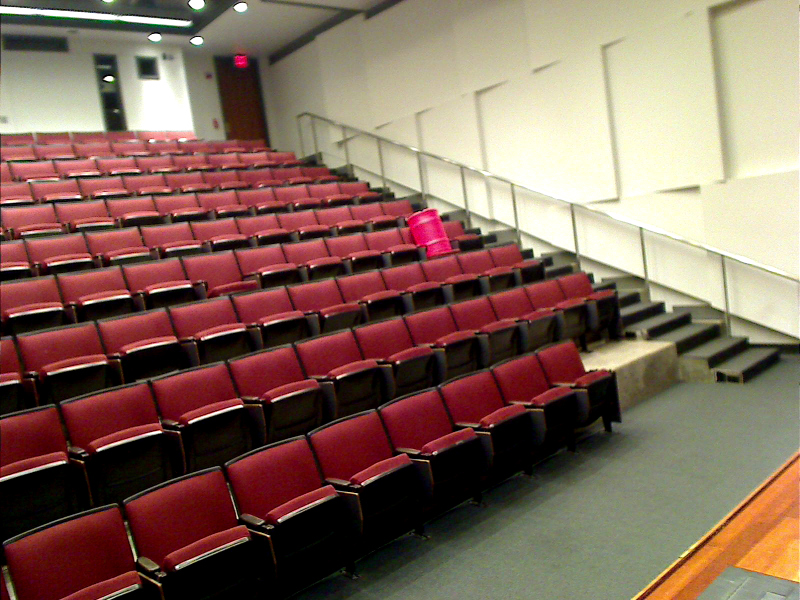
%> input picture data/train_set/img91.png, 1600 x 1200 px (shown at 1/2 size)
$ octave boxingout.m   (GNU Octave 9; MATLAB toolbox functions it lacks are replaced by stand-ins)
%> lines starting %> are read from the running program, lines starting %| are printed output that depends on the picture; in (x1, y1, x2, y2) boxes, pixels count from 0 and x2, y2 are one past the last pixel; in counts of white or black regions, pixels touching at a corner belong together; the program's own positions count from 1
### code/drawrect.m
function mask=drawrect(x,y,xlen,ylen,angle)
    angle=angle*pi/180;
    rotmat=[cos(angle) -sin(angle); sin(angle) cos(angle)];
    xcoor=[-xlen/2 xlen/2 xlen/2 -xlen/2];
    coorx=[round(-xlen/2):1:round(xlen/2)];
    coory=[round(-ylen/2):1:round(ylen/2)];
    coord=[coorx;coory];
    rotcoord=rotmat*coord;
    rotcoord=rotcoord+[x;y];
    mask=int(rotcoord);
    ycoor=[-ylen/2 -ylen/2 ylen/2 ylen/2];
    coor=[xcoor;ycoor];
    rotcoor=rotmat*coor;
    rotx=rotcoor(1,:);
    roty=rotcoor(2,:);
    rotx = ceil(rotx+x);
    roty =ceil(roty+y);
    rotx =[rotx rotx(1)];
    roty =[roty roty(1)];
    plot(rotx,roty,'EdgeColor','g','LineWidth',2);
end

### code/boxingout.m
%%
meanfx=5.5114;
meanfy=8.4864;
%% Input image and histeq
%I=imread('../calibration_set/Image-10m.png');
I=imread('../color_train/img91.png');
%> I is the input picture: size 1200x1600x3 uint8; mean R, G, B 131.9, 104.2, 90.7
I=imresize(I,[300 400]);
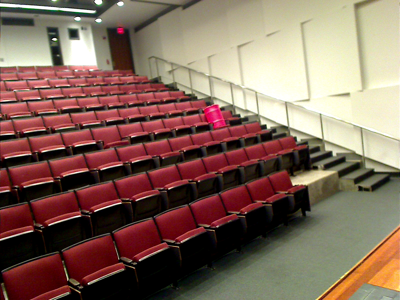
%> I: size 300x400x3 uint8; mean R, G, B 131.9, 104.3, 90.7
%I=double(I);
%I=I/255;
%[Irgb Ihsv]=histo_equalize(I);
Ihsv=rgb2hsv(I);
%> Ihsv: size 300x400x3 double; mean H, S, V 0.308, 0.396, 0.523
mtmp=mean(mean(Ihsv(:,:,3)))
%> mtmp = 0.523
Ihsv(:,:,3)=imadjust(Ihsv(:,:,3),[0 mtmp],[mtmp 1]);
%> Ihsv: size 300x400x3 double; mean H, S, V 0.308, 0.396, 0.885
%Ihsv(:,:,3)=adapthisteq(Ihsv(:,:,3));
Irgb=hsv2rgb(Ihsv);
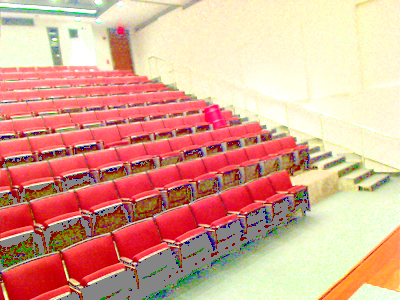
%> Irgb: size 300x400x3 double; mean R, G, B 0.865, 0.655, 0.57
Irgb(:,:,1)=adapthisteq(Irgb(:,:,1));
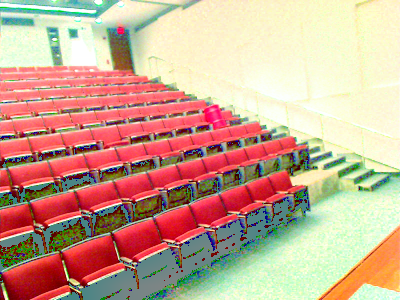
%> Irgb: size 300x400x3 double; mean R, G, B 0.798, 0.655, 0.57
imsz=numel(I(:,:,1));
%> imsz = 120000
% [5 lines of commented-out code are left out]
Ir=reshape(Irgb(:,:,1),1,imsz);
Ig=reshape(Irgb(:,:,2),1,imsz);
Ib=reshape(Irgb(:,:,3),1,imsz);
Ivec=[Ir;Ig;Ib];
%Ivec=double(Ivec);
d=size(Ivec,1);
%> d = 3
%% Use K-Means on equalized image
K=5; % #clusters
% Initialize the mean vectors
meanvec=rand(d,K);
% RGB space initialization values between 0-1
meanvec(:,1)=[1; 0.0337; 0.1880]; %Barrel Color
%meanvec(:,1)= [250.5631;   1;   40.3059]; %Barrel Color
meanvec(:,2)=[0.6;0.0;0.2]; %Black
meanvec(:,3)=[1;    0.357;    0.4]; %Blue
%meanvec(:,4)=[0.9869; 0.9704; 0.912]; %Chair Red
%meanvec(:,5)=[ 0.770;0.1354;0.0510]; %Brown
% Assign Clusters
distmat=zeros(1,size(Ivec,2));
thresh=0.01;
idx=zeros(1,size(Ivec,2));
for j=1:100
    for i=1:K
        tmp=bsxfun(@minus,Ivec,meanvec(:,i));
        distmat(i,:)=sum(tmp.*tmp,1);
    end
    pidx=idx;
    [val idx]=min(distmat,[],1);
    % Compute new mean vectors
    for i=1:K
        tmp=Ivec(:,idx==i);
        meanvec(:,i)=mean(tmp,2);
    end
    if (meanvec(1,1)<0.9 || meanvec(2,1)>0.2)
        meanvec(:,1)=[0.9054; 0.0337; 0.1880];
    end
    if (meanvec(1,2)>0.7 || meanvec(2,2)>0.3)
        meanvec(:,2)=[0.6; 0.0337; 0.1880];
    end
    if (meanvec(1,3)<0.9 || meanvec(2,3)<0.3 || meanvec(2,3)>0.5 || meanvec(3,3)<0.3 || meanvec(3,3)>0.5)
        meanvec(:,3)=[1; 0.337; 0.4];
    end
    if (sum(find(idx-pidx))<500)
        fprintf('Kmeans convergence achieved %d\n',j);
        break;
    end
end
%> after the loop, meanvec = [0.905 0.381 0.979 0.945 0.436; 0.0337 0.223 0.442 0.964 0.592; 0.188 0.139 0.419 0.82 0.521]
%% Color segment based on mean vector
for i=1:K
    tmp=bsxfun(@minus,Ivec,meanvec(:,i));
    distmat(i,:)=sum(tmp.*tmp,1);
end
tmp=distmat(1,:);
    if (mtmp>0.5)
        tmp(tmp>thresh)=1000;
    else
        tmp(tmp>0.05)=1000;
    end
[val idx]=min(distmat,[],1);
matidx=reshape(idx,size(I,1),size(I,2));
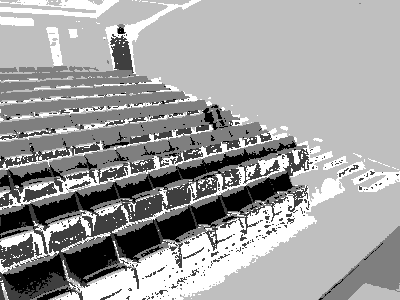
%> matidx: size 300x400 double; min 1, max 5, mean 3.51; drawn with min black and max white
matidx3=matidx;
matidx3(matidx3~=3)=0;
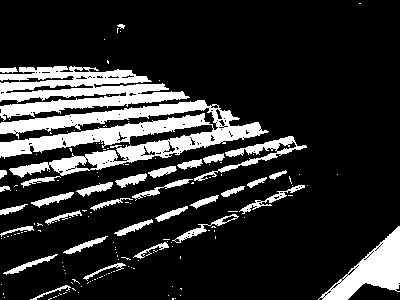
%> matidx3: size 300x400 double; values 0 (black) and 3 (white), 18.2% white; 150 white regions (117 under 20 px), largest, box (x1, y1, x2, y2) and area: (0, 100, 269, 178) 8620, (0, 66, 190, 121) 5217, (318, 226, 400, 300) 2422
matidx3(matidx3==3)=1;
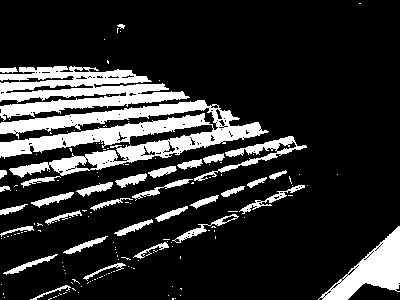
%> matidx3: size 300x400 double; values 0 (black) and 1 (white), 18.2% white; 150 white regions (117 under 20 px), largest, box (x1, y1, x2, y2) and area: (0, 100, 269, 178) 8620, (0, 66, 190, 121) 5217, (318, 226, 400, 300) 2422
matidx(matidx~=1)=0;
%> matidx: size 300x400 double; values 0 (black) and 1 (white), 9.1% white; 195 white regions (166 under 20 px), largest, box (x1, y1, x2, y2) and area: (63, 236, 125, 283) 1376, (149, 141, 296, 189) 1198, (221, 172, 293, 213) 1104
imshow(Irgb);
figure,imshow(matidx);
%%
% remove all object containing fewer than 30 pixels
bw = bwareaopen(matidx,10);
% fill a gap in the pen's cap
se = strel('disk',5);
se2 = strel('disk',2);
bw = imclose(bw,se);
%> bw: size 300x400 logical; 10.8% white; 13 white regions (4 under 20 px), largest, box (x1, y1, x2, y2) and area: (3, 172, 293, 300) 7283, (0, 141, 296, 239) 4186, (0, 165, 65, 190) 577
bw = imopen(bw,se2);
%> bw: size 300x400 logical; 10.5% white; 10 white regions, largest, box (x1, y1, x2, y2) and area: (4, 173, 293, 300) 7231, (0, 144, 285, 239) 4098, (0, 166, 63, 189) 559
% fill any holes, so that regionprops can be used to estimate
% the area enclosed by each of the boundaries
bw = bwareaopen(bw,100);
%> bw: size 300x400 logical; 10.2% white; 4 white regions, box (x1, y1, x2, y2) and area: (4, 173, 293, 300) 7231, (0, 144, 285, 239) 4098, (0, 166, 63, 189) 559, (203, 105, 226, 130) 322
bw = imfill(bw,'holes');
figure,imshow(bw)


%%
% remove all object containing fewer than 30 pixels
bw3 = bwareaopen(matidx3,10);
% fill a gap in the pen's cap
se = strel('disk',5);
se2 = strel('disk',5);
bw3 = imclose(bw3,se);
%> bw3: size 300x400 logical; 23.7% white; 12 white regions, largest, box (x1, y1, x2, y2) and area: (0, 66, 307, 211) 22671, (318, 226, 400, 300) 2510, (133, 185, 305, 259) 1052
bw3 = imopen(bw3,se2);
%> bw3: size 300x400 logical; 19.3% white; 3 white regions, box (x1, y1, x2, y2) and area: (0, 66, 297, 186) 20652, (320, 227, 400, 300) 2492, (228, 211, 237, 220) 69
% fill any holes, so that regionprops can be used to estimate
% the area enclosed by each of the boundaries
bw3 = bwareaopen(bw3,100);
%> bw3: size 300x400 logical; 19.3% white; 2 white regions, box (x1, y1, x2, y2) and area: (0, 66, 297, 186) 20652, (320, 227, 400, 300) 2492
bw3 = imfill(bw3,'holes');
%> bw3: size 300x400 logical; 19.3% white; 2 white regions
figure,imshow(bw3)
%%
[B,L] = bwboundaries(bw,'noholes');
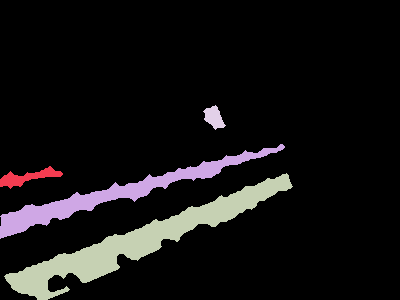
%> L: size 300x400 double; 5 distinct labels, from 0 to 4; one colour per label, 0 black
%> B = 4 boundaries; box (x1, y1, x2, y2) and points: (4, 173, 293, 300) 668, (0, 144, 285, 239) 599, (0, 166, 63, 189) 134, (203, 105, 226, 130) 63
stats=regionprops(L,'Centroid','Area','BoundingBox','Perimeter','Orientation');
%> stats = 4 regions; box (x1, y1, x2, y2), Area, Centroid, Orientation and Perimeter: (4, 173, 293, 300) 7231 [140.1 241.5] 21.39 752.8, (0, 144, 285, 239) 4098 [117 194.2] 15.58 661.4, (0, 166, 63, 189) 559 [28.3 177.9] 10.49 148.3, (203, 105, 226, 130) 322 [214.6 118.1] -56.2 71.84
%> the run ends on the next line
prevarea=-1;
area=-2;
figure,imshow(bw);
for k = 1:length(B)
  area = stats(k).Area;
  % compute the roundness metric
  centro=stats(k).Centroid;
  perimeter=stats(k).Perimeter;
  metric = 4*pi*area/perimeter^2;
  rect1 = stats(k).BoundingBox;
  orient1=stats(k).Orientation;
  hold on
  mask=drawrect(centro(1),centro(2),rect1(3),rect1(4),orient1);

$ run again, with data/calibration_set/Image-10m.png copied over data/train_set/img91.png
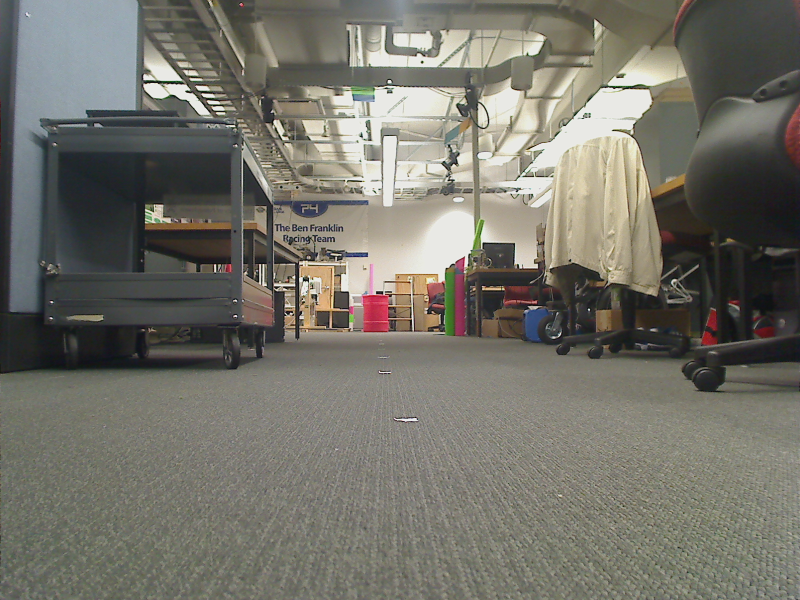
%> input picture data/calibration_set/Image-10m.png, 1600 x 1200 px (shown at 1/2 size)
%> I is the input picture: size 1200x1600x3 uint8; mean R, G, B 116.4, 114.7, 105.8
%> I: size 300x400x3 uint8
%> mtmp = 0.467
%> imsz = 120000
%> after the loop `for j=1:100`: meanvec = [0.905 NaN 1 0.931 0.432; 0.0337 NaN 0.337 0.96 0.686; 0.188 NaN 0.4 0.879 0.664]
%> `matidx3(matidx3==3)=1;`:
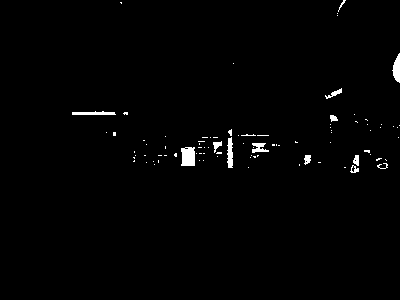
%> matidx3: size 300x400 double; values 0 (black) and 1 (white), 1.1% white; 89 white regions (76 under 20 px), largest, box (x1, y1, x2, y2) and area: (181, 147, 195, 166) 244, (392, 53, 400, 83) 155, (227, 137, 233, 168) 145
%> L: size 300x400 double; every value is 0
%> B = {}
%> stats = 0 regions
%> after the loop `for k = 1:length(B)`: prevarea = -1
%> L3: size 300x400 double; 5 distinct labels, from 0 to 4
%> B3 = 4 boundaries; box (x1, y1, x2, y2) and points: (214, 141, 233, 156) 54, (179, 147, 195, 166) 53, (393, 58, 400, 82) 51, (252, 135, 266, 152) 49
%> stats3 = 4 regions; box (x1, y1, x2, y2), Area, Centroid and Perimeter: (179, 147, 195, 166) 255 [188.4 156.9] 55.83, (214, 141, 233, 156) 243 [224.5 148.6] 55.53, (252, 135, 266, 152) 210 [259.5 144.3] 50.21, (393, 58, 400, 82) 141 [397.4 70.5] 51.13
%> the loop `for k = 1:length(B3)` made 4 passes
%> `plot(centrofin(1), centrofin(2), 'oy','MarkerFaceColor','y', 'MarkerSi..`:
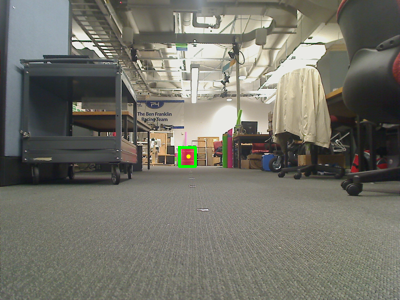
%> figure redrawn from the program's plot data

$ run again, with data/train_set/img1.png copied over data/train_set/img91.png
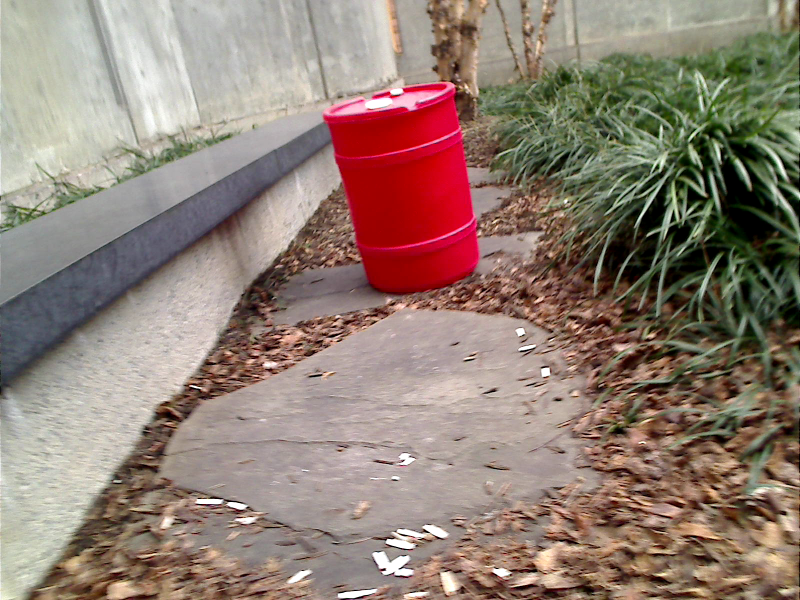
%> input picture data/train_set/img1.png, 1600 x 1200 px (shown at 1/2 size)
%> I is the input picture: size 1200x1600x3 uint8; mean R, G, B 145.4, 127.2, 115.9
%> I: size 300x400x3 uint8
%> mtmp = 0.582
%> imsz = 120000
%> after the loop `for j=1:100`: meanvec = [0.991 0.6 0.923 0.965 0.594; 0.00214 0.0337 0.484 0.921 0.72; 0.0763 0.188 0.465 0.857 0.548]
%> `matidx3(matidx3==3)=1;`:
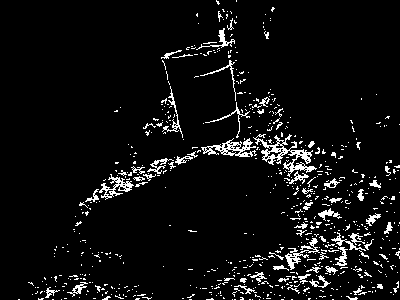
%> matidx3: size 300x400 double; values 0 (black) and 1 (white), 6% white in thin lines or dots
%> `bw3 = bwareaopen(bw3,100);`:
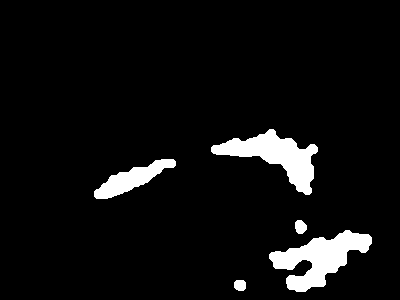
%> bw3: size 300x400 logical; 6% white; 5 white regions, box (x1, y1, x2, y2) and area: (269, 230, 372, 292) 2960, (211, 129, 318, 195) 2728, (94, 159, 176, 199) 1313, (295, 220, 307, 234) 132, (234, 280, 246, 291) 116
%> L: size 300x400 double; values 0 (black) and 1 (white), 4.8% white; 1 white region
%> B = 1 boundary; box (x1, y1, x2, y2) and points: (163, 42, 239, 146) 287
%> stats = 1 region; box (x1, y1, x2, y2), Area, Centroid, Orientation and Perimeter: (163, 42, 239, 146) 5738 [204.9 95.3] -81.03 301.6

$ run again, with data/train_set/img107.png copied over data/train_set/img91.png
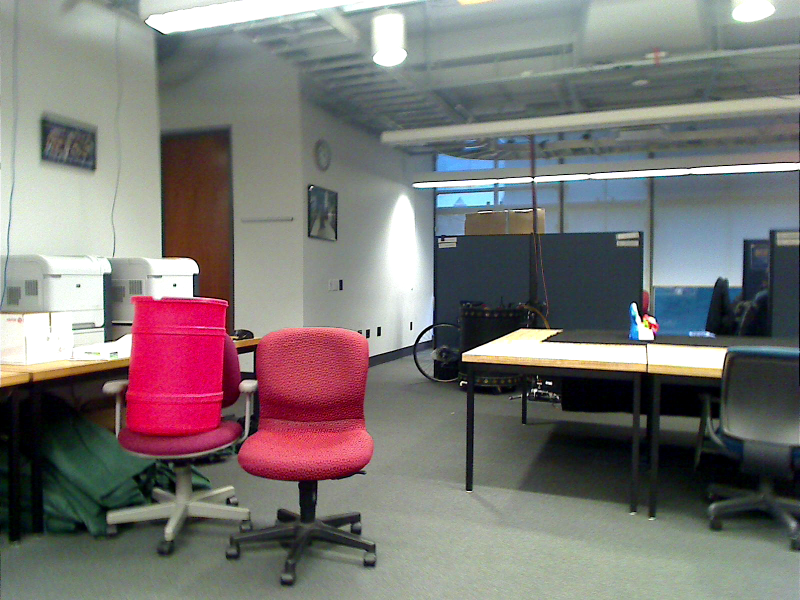
%> input picture data/train_set/img107.png, 1600 x 1200 px (shown at 1/2 size)
%> I is the input picture: size 1200x1600x3 uint8; mean R, G, B 121.5, 117.8, 116.1
%> I: size 300x400x3 uint8
%> mtmp = 0.519
%> imsz = 120000
%> after the loop `for j=1:100`: meanvec = [0.975 0.261 0.902 0.862 0.414; 0.0672 0.17 0.408 0.973 0.702; 0.364 0.401 0.427 0.919 0.719]
%> `[B,L] = bwboundaries(bw,'noholes');`:
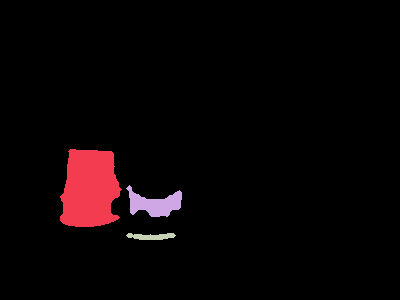
%> L: size 300x400 double; 4 distinct labels, from 0 to 3; one colour per label, 0 black
%> B = 3 boundaries; box (x1, y1, x2, y2) and points: (60, 149, 122, 227) 244, (126, 185, 182, 217) 151, (126, 233, 176, 240) 99
%> stats = 3 regions; box (x1, y1, x2, y2), Area, Centroid, Orientation and Perimeter: (60, 149, 122, 227) 3817 [90.3 189.6] 83.54 257.9, (126, 185, 182, 217) 923 [155.3 204.5] -2.35 165.3, (126, 233, 176, 240) 243 [151.9 237.2] 0.268 103.4
